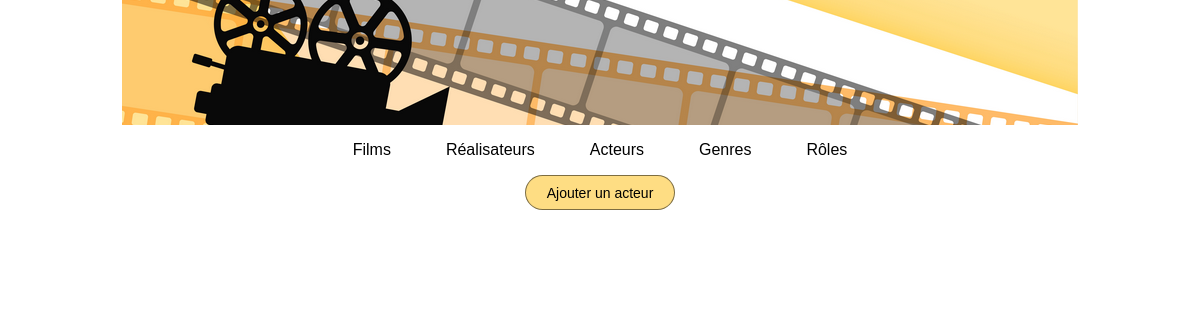
Page /index.php?action=listActeurs on the earlier database version.
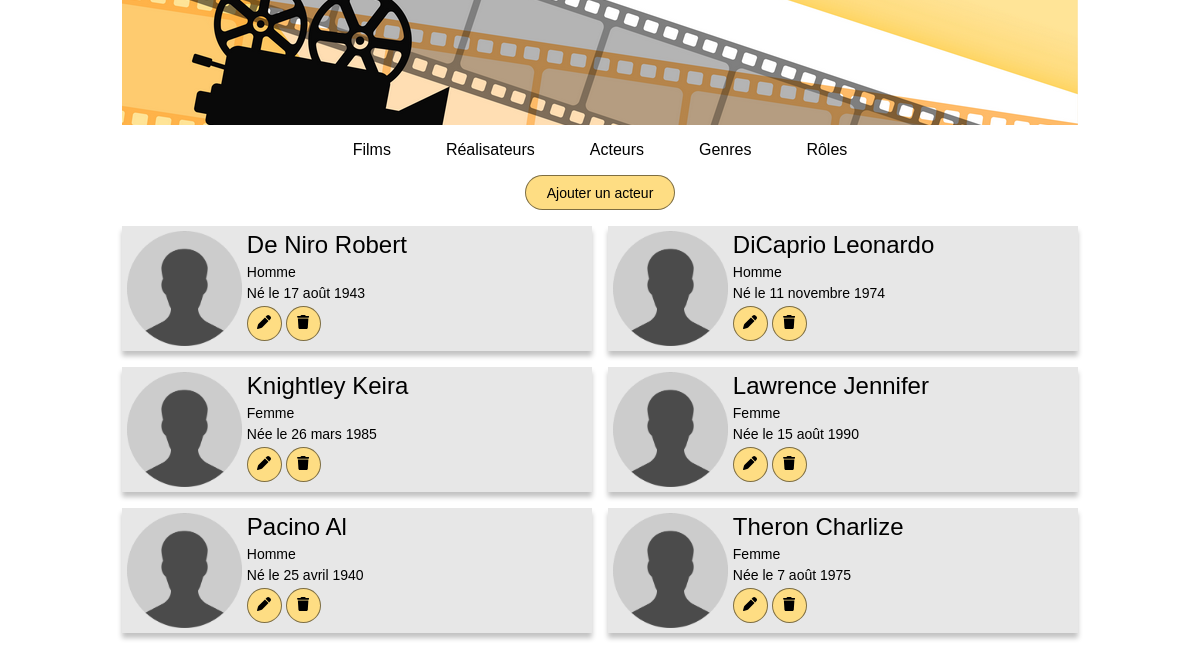
Same page on the later database version.
### tables this page shows
CREATE TABLE IF NOT EXISTS `acteur` (
  `id_acteur` int NOT NULL AUTO_INCREMENT,
  `id_personne` int NOT NULL,
  PRIMARY KEY (`id_acteur`),
  UNIQUE KEY `id_personne` (`id_personne`),
  CONSTRAINT `acteur_ibfk_1` FOREIGN KEY (`id_personne`) REFERENCES `personne` (`id_personne`)
);

CREATE TABLE IF NOT EXISTS `personne` (
  `id_personne` int NOT NULL AUTO_INCREMENT,
  `nom_personne` varchar(50) NOT NULL,
  `prenom_personne` varchar(50) NOT NULL,
  `sexe_personne` varchar(50) NOT NULL,
  `dateNaissance_personne` date NOT NULL,
  PRIMARY KEY (`id_personne`)
);

### controller/CinemaController.php (called while the page is built, shortened)
<?php
class CinemaController
{
    public function connectToBDD()
    {
        return Connect::seConnecter();
    }
    public function listActeurs()
    {
        $acteurs = $this->connectToBDD()->query("
        SELECT
        a.id_acteur,
        CONCAT(nom_personne, ' ', prenom_personne) AS acteurFilm,
        sexe_personne,
        dateNaissance_personne
        FROM acteur a
        INNER JOIN personne p ON a.id_personne = p.id_personne
        ORDER BY acteurFilm
        ");
        require "view/listActeurs.php";
    }
}

### model/Connect.php (called while the page is built, shortened)
<?php
abstract class Connect
{
    public static function seConnecter()
    {
        try
        {
            return new \PDO("mysql:host=" . self::HOST . ";dbname=" . self::DB . ";charset=utf8", self::USER, self::PASS);
        }
        catch (\PDOException $ex)
        {
            return $ex->getMessage();
        }
    }
}

### view/listActeurs.php (the view, shortened to what this page needs)
<div class="top">
    <button type="bouton" class="button button-large button-center"><a href="index.php?action=formAddActeur">Ajouter un acteur</a></button>
</div>
<?php foreach ($acteurs->fetchALL() as $acteur) {
?>
    <div class="personne-box bg">
        <img src="public/img/avatar.png" class="avatar"></img>
        <div class="personne-main">
            <h1><a href="index.php?action=infoActeur&id=<?= $acteur["id_acteur"] ?>"><?= $acteur["acteurFilm"] ?></a></h1>
            <p><?= $acteur["sexe_personne"] ?></p>
            <?php
            $datetime = new DateTime($acteur["dateNaissance_personne"]);
            $formatter = new IntlDateFormatter('fr_FR', IntlDateFormatter::RELATIVE_LONG, IntlDateFormatter::NONE);
            ?>
            <p>Né<?= $acteur["sexe_personne"] == "Femme" ? "e" : "" ?> le <?= $formatter->format($datetime) ?></p>
            <button type="bouton" class="button button-round">
                <a href="index.php?action=formEditActeur&id=<?= $acteur["id_acteur"] ?>">
                </a>
            </button>
            <button type="bouton" class="button button-round">
                <a href="index.php?action=deleteActeur&id=<?= $acteur["id_acteur"] ?>">
                </a>
            </button>
        </div>
    </div>
<?php }
$contenu = ob_get_clean();
require "view/template.php";

### index.php (shortened to what this page needs)
<?php
$ctrlCinema = new CinemaController();
if (isset($_GET["action"]))
{
    switch ($_GET["action"]) {
        case "listActeurs":
            $ctrlCinema->listActeurs();
            break;
    }
} else
{
    $ctrlCinema->listFilms();
}

### view/template.php (shortened to what this page needs)
<!DOCTYPE html>
<html lang="en">
<head>
    <link rel="stylesheet" href="public/css/style.css">
</head>
<body>
    <header>
        <div id="banner"></div>
        <nav>
            <a href="index.php">Films</a>
            <a href="index.php?action=listRealisateurs">Réalisateurs</a>
            <a href="index.php?action=listActeurs">Acteurs</a>
            <a href="index.php?action=listGenres">Genres</a>
            <a href="index.php?action=listRoles">Rôles</a>
        </nav>
    </header>
    <main>
        <?= $contenu ?>
    </main>
</body>

### public/css/style.css (style rules this page uses)
* { margin: 0px; padding: 0px; box-sizing: border-box; font-family: sans-serif; }
a:link, a:visited { color: black; text-decoration: none; }
p { margin-top: 5px; }
.bg { background-color: rgb(231, 231, 231); box-shadow: 0 5px 5px rgb(194, 194, 194); }
button { display: inline-block; background-color: rgb(254, 221, 131); border-radius: 20px; border: 1px solid rgba(0, 0, 0, 0.5); color: black; font-size: 14px; padding: 8px; cursor: pointer; }
.bg button { margin-top: 5px; }
.button { height: 35px; }
.button-round { width: 35px; }
.button-large { width: 150px; }
header { display: flex; flex-wrap: wrap; }
#banner { width: 100%; height: 125px; background-image: url("../img/banner.png"); }
nav { height: 50px; display: flex; margin: auto; justify-content: space-evenly; align-items: center; gap: 5%; }
nav a:link, a:visited { font-size: 16px; }
main { margin-inline: auto; display: flex; flex-wrap: wrap; align-items: center; }
.top { margin: auto; }
h1 { font-size: 24px; font-weight: normal; }
.personne-box { width: 100%; height: 125px; margin: 10px; display: flex; flex-wrap: wrap; }
.personne-main { font-size: 14px; margin: 5px; }
.avatar { max-width: 115px; max-height: 115px; margin-top: 5px; margin-left: 5px; }
@media screen and (min-width: 1200px) { header { justify-content: center; max-width: 956px; margin-inline: auto; } }
@media screen and (min-width: 1200px) { nav { justify-content: center; gap: 20%; } }
@media screen and (min-width: 1200px) { main { max-width: 956px; gap: 16px; } }
@media screen and (min-width: 1200px) { .top { flex-basis: 100%; display: flex; } }
@media screen and (min-width: 1200px) { .button-center { margin: auto; } }
@media screen and (min-width: 1200px) { h1 { margin-top: 20px; } }
@media screen and (min-width: 1200px) { .personne-box { width: 470px; margin: 0px; } }
@media screen and (min-width: 1200px) { .personne-box h1 { margin-top: 0px; } }

Differences in the rows shown:
added acteur: acteurFilm "De Niro Robert", id_personne.sexe_personne "Homme", id_personne.dateNaissance_personne "17 août 1943"
added acteur: acteurFilm "DiCaprio Leonardo", id_personne.sexe_personne "Homme", id_personne.dateNaissance_personne "11 novembre 1974"
added acteur: acteurFilm "Knightley Keira", id_personne.sexe_personne "Femme", id_personne.dateNaissance_personne "26 mars 1985"
added acteur: acteurFilm "Lawrence Jennifer", id_personne.sexe_personne "Femme", id_personne.dateNaissance_personne "15 août 1990"
added acteur: acteurFilm "Pacino Al", id_personne.sexe_personne "Homme", id_personne.dateNaissance_personne "25 avril 1940"
added acteur: acteurFilm "Theron Charlize", id_personne.sexe_personne "Femme", id_personne.dateNaissance_personne "7 août 1975"
